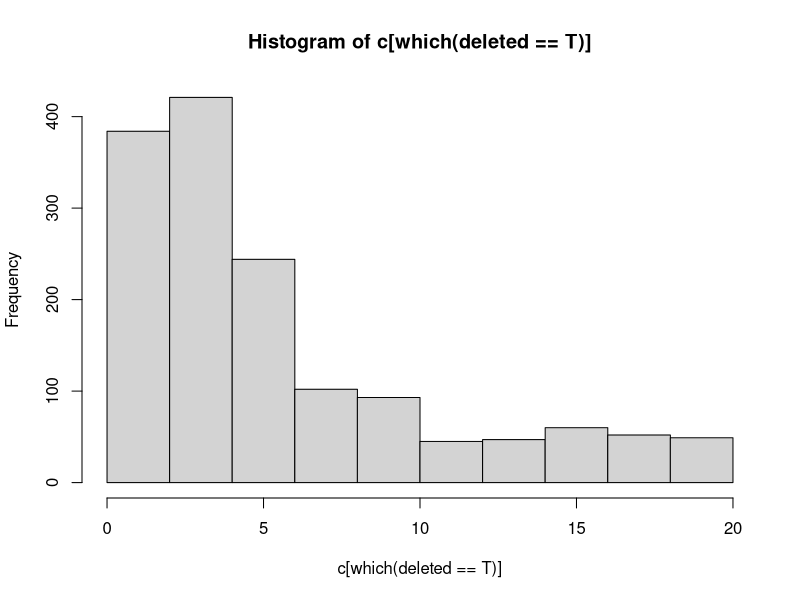
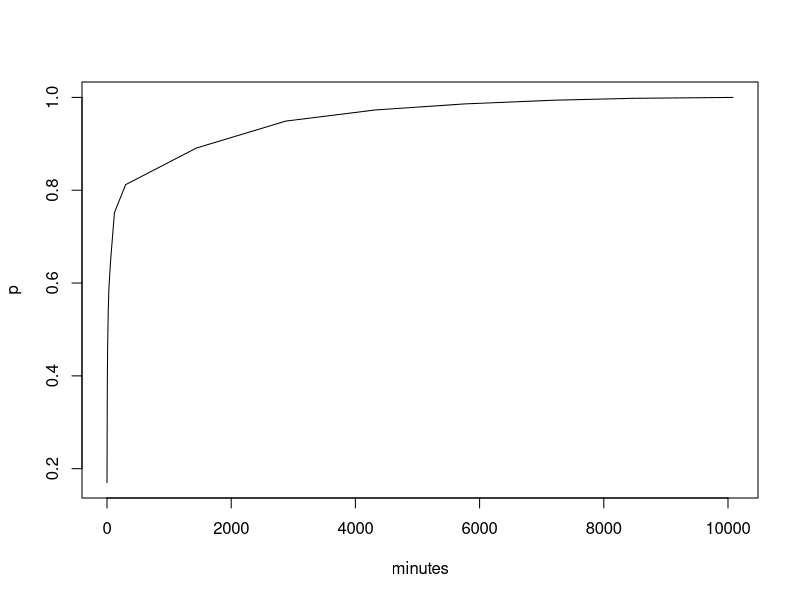

Reproduce these figures in R, in order.
# target 0.015
prob = c(rep(8,5),rep(2,5),rep(1,10))/100
posts = 100000
c = rep(0,posts)
deleted = rep(F,posts)
for (i in 1:posts) {
  c[i] = sample(1:20,1,replace = T)
  if(0.5*prob[c[i]] > runif(1)) {
    deleted[i] = T
  }
}
sum(deleted == T)/posts

hist(c[which(deleted==T)])

# scale mins 
minutes = c(0.5,1,5,10,20,30,40,60,120,300,1440,2880,4320,5760,7200,8460,10080)
p = c(.17,.22,.38,.46,.54,.586,.61,.652,.752,.812,.891,.949,.973,.986,.994,0.998,1)


plot(minutes,p,type="l")
